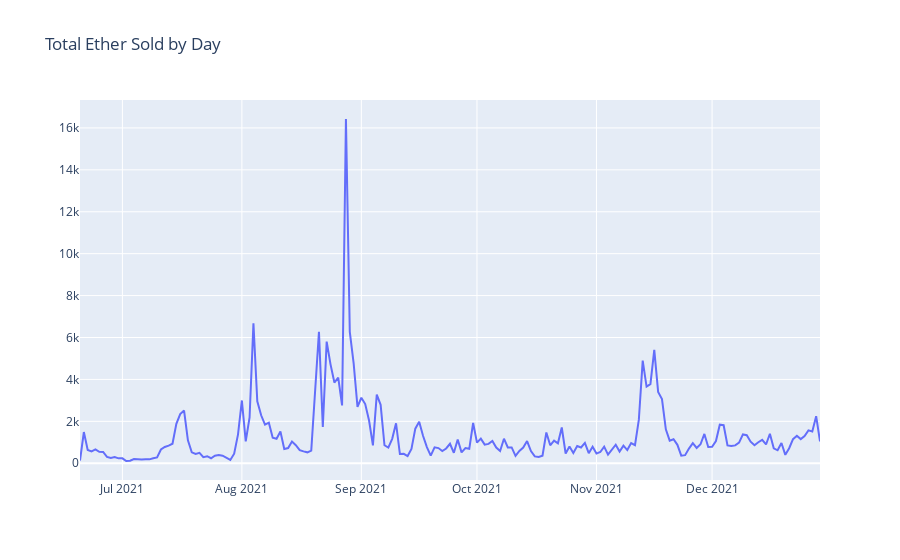

Notebook code cell kept with this figure:
### Code cell
#plot total ether sold for each day
sales_total = sales.groupby(["sale_date"])["sale_price"].sum()
#plot sales total
fig = go.Figure(data=[go.Scatter(x=sales_total.index, y=sales_total.values)])
#name figure volume by day
fig.update_layout(title_text="Total Ether Sold by Day")
fig.show()

### Figure 1 — Plotly figure (JSON) as saved in the notebook; plotly's stock layout.template omitted (floating-point values rounded to 4 significant figures; data arrays with more than 128 entries replaced by an {"elided": "..."} marker saying what was removed)
{"data": [{"type": "scatter", "x": {"elided": "193 str values"}, "y": {"elided": "193 float values"}}], "layout": {"title": {"text": "Total Ether Sold by Day"}}}
